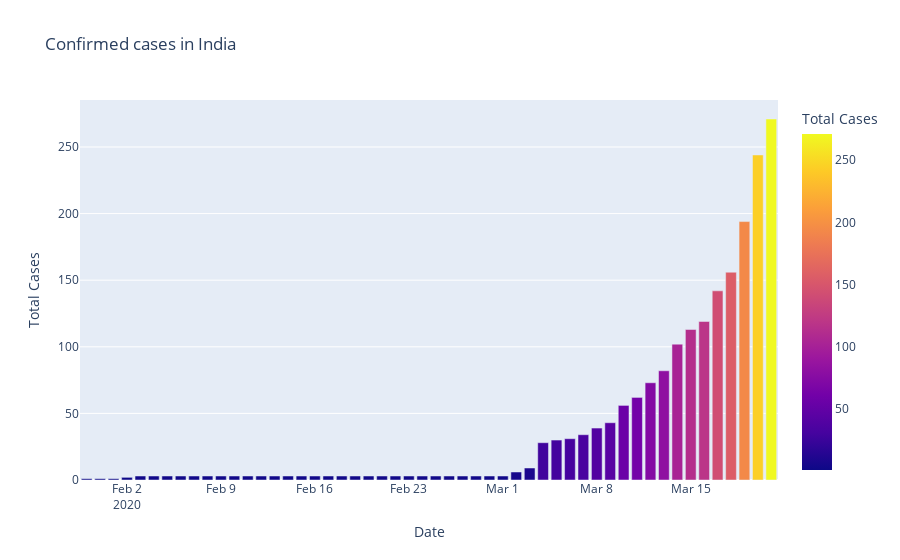
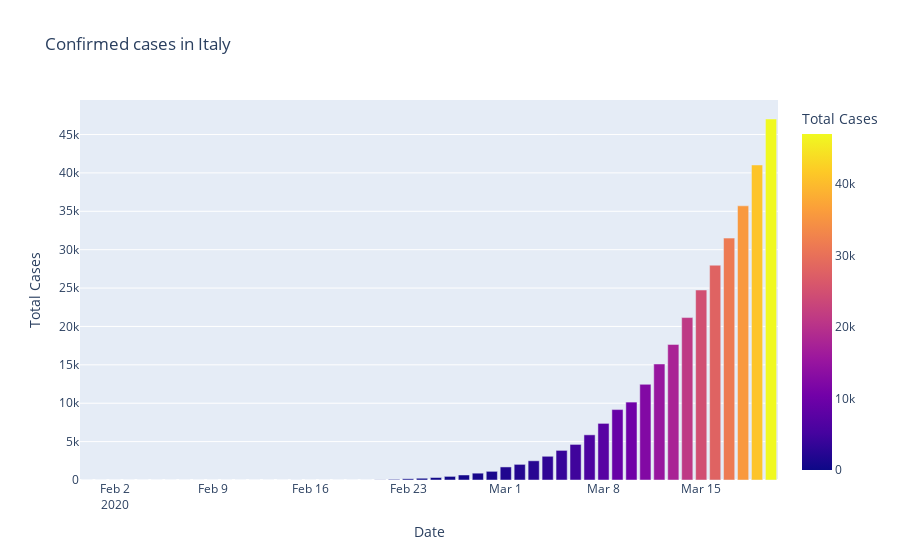
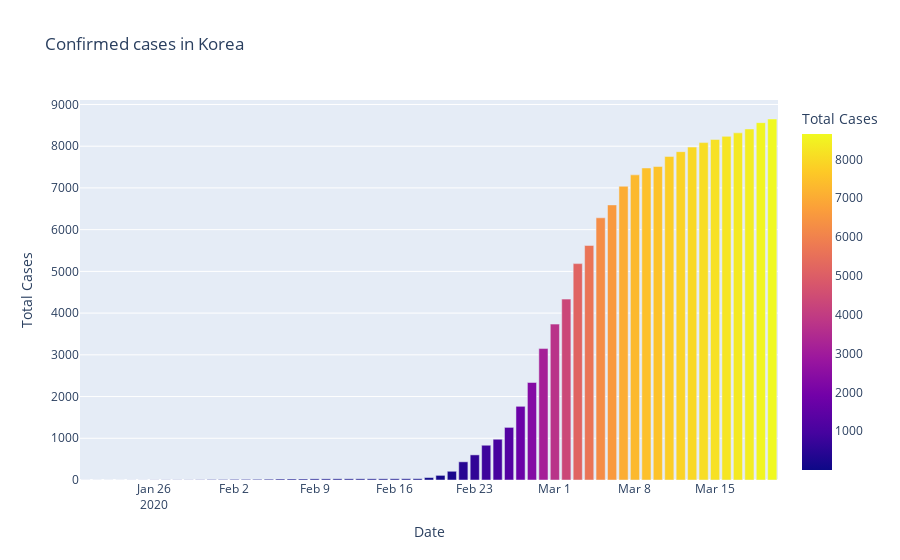
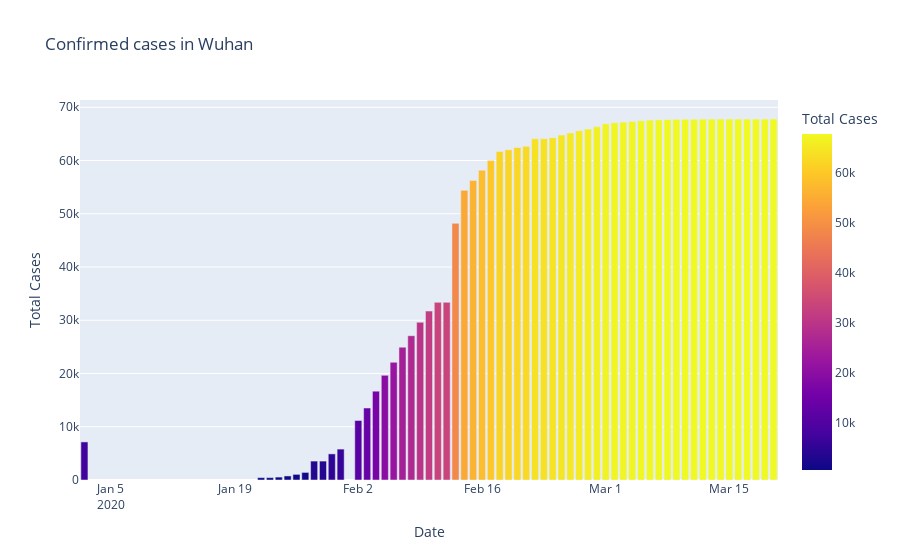

Source (notebook cell) for these figures, in order:
### Code cell
## Usinng plotely Express

## Visulization using Using Matplotlib

fig=px.bar(dbd_India,x='Date',y='Total Cases',color='Total Cases',title="Confirmed cases in India")
fig.show()


fig=px.bar(dbd_Italy,x='Date',y='Total Cases',color='Total Cases',title="Confirmed cases in Italy")
fig.show()


fig=px.bar(dbd_Korea,x='Date',y='Total Cases',color='Total Cases',title="Confirmed cases in Korea")
fig.show()

fig=px.bar(dbd_Wuhan,x='Date',y='Total Cases',color='Total Cases',title="Confirmed cases in Wuhan")
fig.show()
